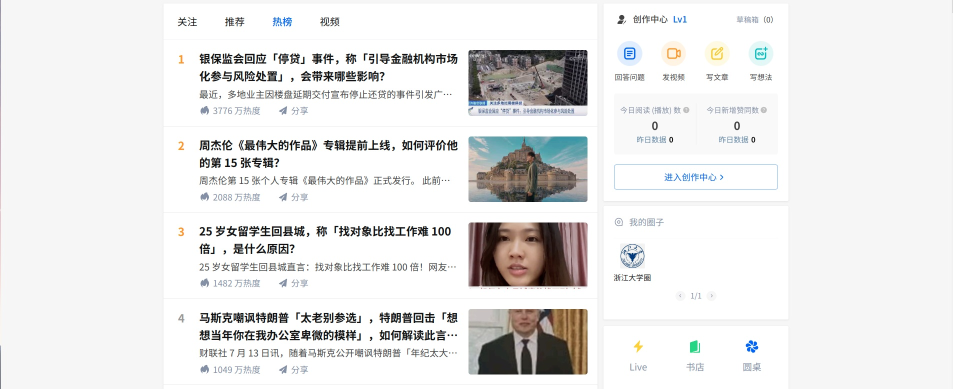
#> input picture svd_py/test.jpg, 1906 x 778 px (shown at 1/2 size)
$ python test.py
#> lines starting #> are read from the running program, lines starting #| are printed output that depends on the picture
import matplotlib.image as mpimg
import numpy as np

img_eg = mpimg.imread("./test.jpg")
#> img_eg is the input picture: shape (778, 1906, 3); mean R, G, B 232.5, 232.2, 231.8
rows, cols, chs = img_eg.shape
#> rows = 778; cols = 1906; chs = 3
print(f'(rows, cols) = ({rows}, {cols})')
#| (rows, cols) = (778, 1906)

img_eg = img_eg[:, :, :3]
img_temp = img_eg.reshape(rows, cols * 3)
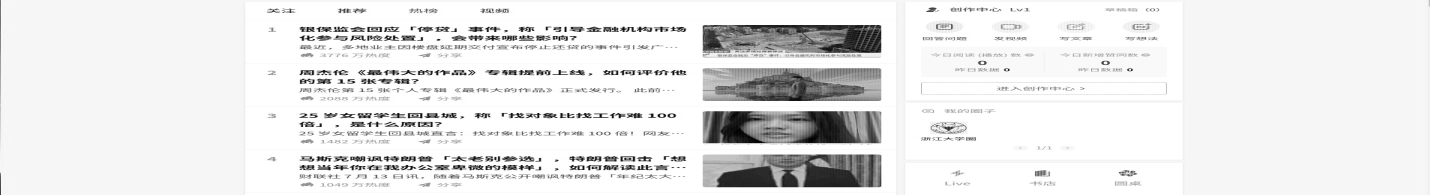
#> img_temp: shape (778, 5718) (shown at 1/4 size); min 0, max 255, mean 232.2
U, Sigma, VT = np.linalg.svd(img_temp)
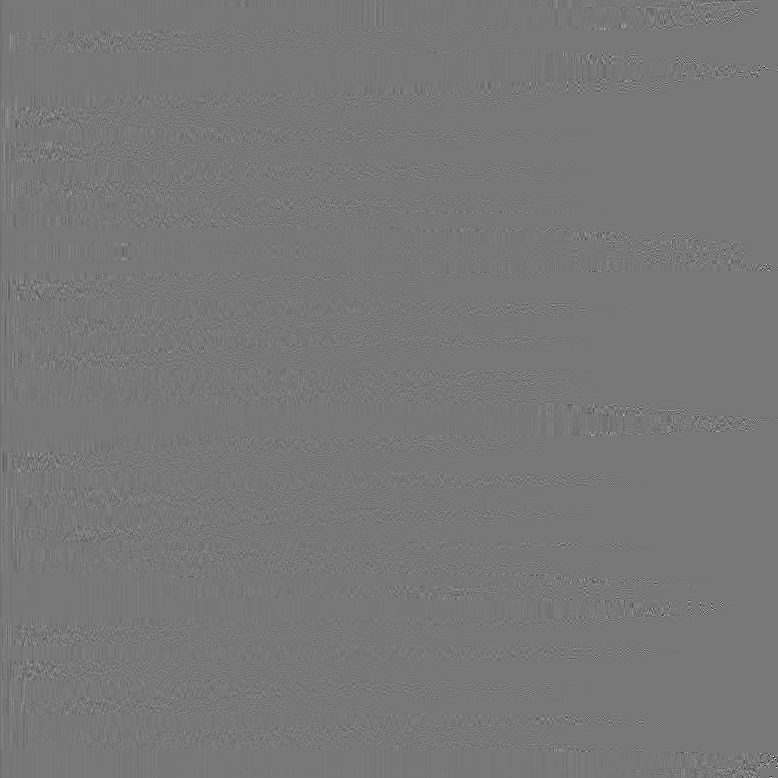
#> U: shape (778, 778) float64; min -0.746, max 0.834, mean -4.5e-05; drawn with min black and max white
#> Sigma = 778 values, max 494552.7 at index 0, min 4.9e-11 at index 777, mean 1785.4

# 取前60个奇异值
sval_nums = 60
img_restruct1 = (U[:, 0:sval_nums]).dot(
    np.diag(Sigma[0:sval_nums])).dot(VT[0:sval_nums, :])
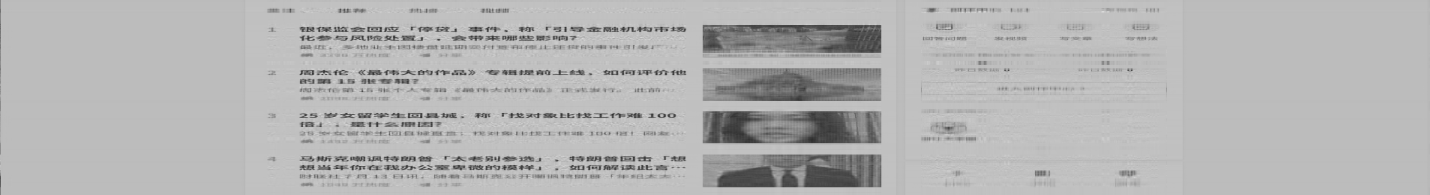
#> img_restruct1: shape (778, 5718) float64 (shown at 1/4 size); min -99.17, max 368.5, mean 232.2; drawn with min black and max white
img_restruct1 = img_restruct1.reshape(rows, cols, 3).astype(np.uint8)
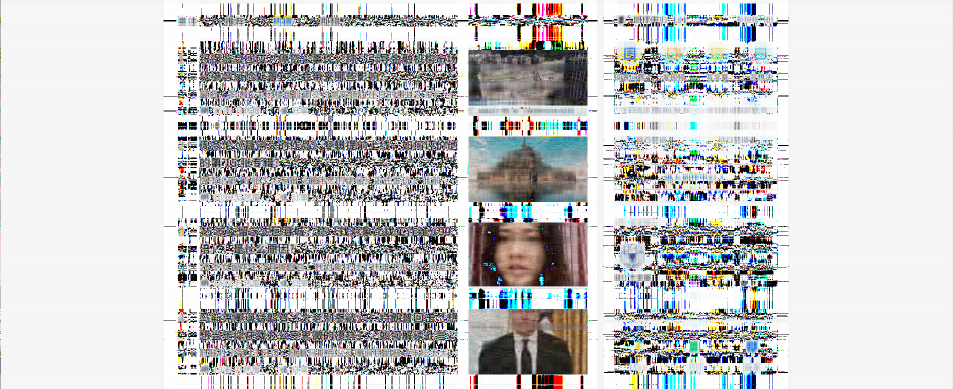
#> img_restruct1: shape (778, 1906, 3) (shown at 1/2 size); mean of channels 0, 1, 2 198.9, 199.4, 200.6; drawn as R, G, B
mpimg.imsave('./test1.jpg', img_restruct1)

# 取前120个奇异值
sval_nums = 600
img_restruct2 = (U[:, 0:sval_nums]).dot(
    np.diag(Sigma[0:sval_nums])).dot(VT[0:sval_nums, :])
img_restruct2 = img_restruct2.reshape(rows, cols, 3).astype(np.uint8)
#> img_restruct2: shape (778, 1906, 3)
mpimg.imsave('./test2.jpg', img_restruct2)
